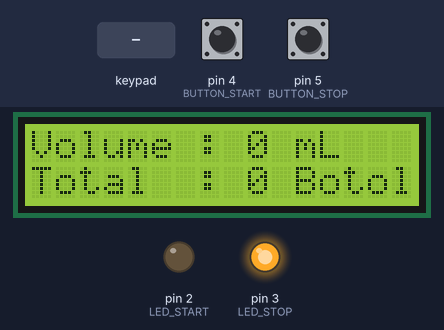
Simulated run of this sketch. Board: Arduino Uno, built with avr-gcc and run on an emulated ATmega328P. On the bench: 16×2 character LCD, output pins drawn as LEDs (lit = HIGH). The inputs (shaded band) are chosen by the test bench; at power-on: pin 4 (BUTTON_START) HIGH, pin 5 (BUTTON_STOP) HIGH. What the sketch prints to the serial monitor is not drawn.

Above: at 1.2 s.
1.3 s: key '*' pressed
At 2.1 s:
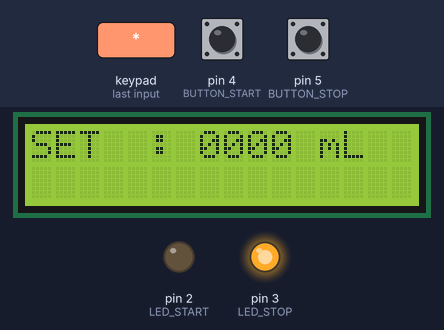
2.8 s: keypad keys 1 3 9 7 2 2 2 * pressed 0.4 s apart
At 6.2 s:
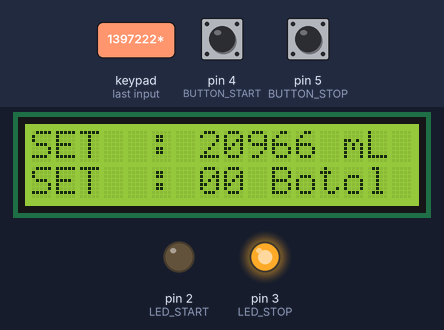
7.5 s: keypad keys 1 3 9 7 2 2 2 # pressed 0.4 s apart
At 11.5 s:
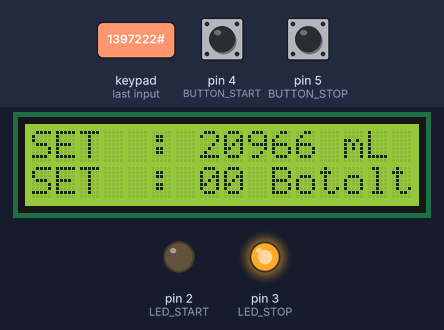
12.2 s: keypad keys 1 2 1 1 1 0 9 * pressed 0.4 s apart
At 13.22 s:
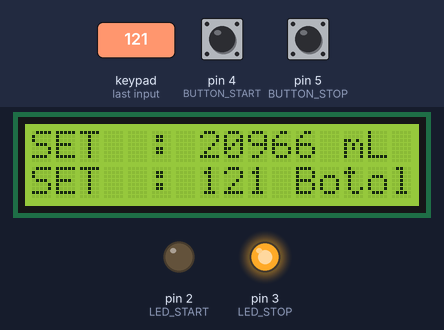
16.9 s: pin 4 (BUTTON_START) pulled LOW for 0.15 s
At 18.1 s:
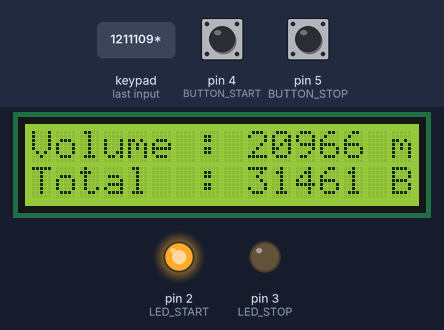
18.5 s: keypad keys 8 7 6 * pressed 0.4 s apart
At 20.6 s:
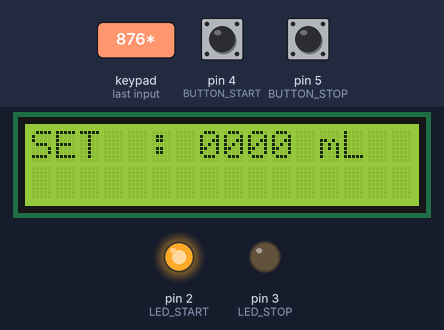
Timing chart, 0 to 22.1 s (numbered marks = the images above; inputs shaded):
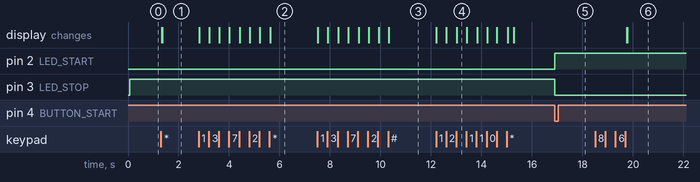

The sketch:

kypad_bottle.ino
```cpp
#include <Keypad.h>
#include <Wire.h>
#include <LiquidCrystal_I2C.h>
LiquidCrystal_I2C lcd(0x20, 16, 2);

#define LED_START 2
#define LED_STOP 3
#define BUTTON_START 4
#define BUTTON_STOP 5
const byte ROWS = 4;
const byte COLS = 3;

char keys[ROWS][COLS] = {
  {'1', '2', '3'},
  {'4', '5', '6'},
  {'7', '8', '9'},
  {'*', '0', '#'}
};
byte rowPins[ROWS] = {12, 11, 10, 9};
byte colPins[COLS] = {8, 7, 6};

Keypad keypad = Keypad( makeKeymap(keys), rowPins, colPins, ROWS, COLS );
char key;


typedef enum {
  VIEW,
  SET
} Menu;
Menu mode;

char buf[32];
int volume, set_volume;
int botol, set_botol;
bool START, STOP, CR, last_cr;

void setup() {
  Serial.begin(9600);
  pinMode(LED_START, OUTPUT);
  pinMode(LED_STOP, OUTPUT);
  pinMode(BUTTON_START, INPUT_PULLUP);
  pinMode(BUTTON_STOP, INPUT_PULLUP);
  lcd.init();
  lcd.backlight();
}

void loop() {

  if (mode == VIEW) {
    key = keypad.getKey();
    START = !digitalRead(BUTTON_START);
    STOP = !digitalRead(BUTTON_STOP);

    CR = (START || CR) && (!STOP);
    digitalWrite(LED_START, CR);
    digitalWrite(LED_STOP, !CR);

    lcd.setCursor(0, 0);
    sprintf(buf, "Volume : %d mL", volume);
    lcd.print(buf);
    lcd.setCursor(0, 1);
    sprintf(buf, "Total  : %d Botol", botol);
    lcd.print(buf);
    if (key == '*') {
      mode = SET;
      lcd.clear();
    }

    if (CR != last_cr) {
      Serial.print(CR);
      Serial.print(",");
      Serial.print(volume);
      Serial.print(",");
      Serial.println(botol);
      delay(100);
    }
    last_cr = CR;
  }
  else if (mode == SET) {
    do {
      key = keypad.getKey();
      if (key >= '0' && key <= '9') {
        set_volume = set_volume * 10 + (key - '0');
        volume = set_volume;
      }

      if (key == '#') set_volume = 0;
      lcd.setCursor(0, 0);
      sprintf(buf, "SET  : %.4d mL", set_volume);
      lcd.print(buf);
    } while (key != '*');

    do {
      key = keypad.getKey();
      if (key >= '0' && key <= '9') {
        set_botol = set_botol * 10 + (key - '0');
        botol = set_botol;
      }

      if (key == '#') set_botol = 0;
      lcd.setCursor(0, 1);
      sprintf(buf, "SET  : %.2d Botol", set_botol);
      lcd.print(buf);
    } while (key != '*');

    lcd.clear();
    lcd.setCursor(3, 0);
    lcd.print("SAVING...!");
    for (byte i = 0; i < 16; i++) {
      lcd.setCursor(i, 1);
      lcd.print(">");
      delay(10);
    }

    set_volume = 0;
    set_botol = 0;
    lcd.clear();
    mode = VIEW;
  }
}
```

Measured:
- after the input at 1.3 s, the display: first changes at once (image 1 shows a later state)
- after the input at 2.8 s, the display: first changes at once (image 2 shows a later state)
- after the input at 7.5 s, the display: first changes at once (image 3 shows a later state)
- after the input at 12.2 s, the display: first changes at once (image 4 shows a later state)
- after the input at 16.9 s, pin 2 (LED_START): LOW → HIGH at once; pin 3 (LED_STOP): HIGH → LOW at once
- after the input at 18.5 s, the display: first changes after 1.3 s (image 6 shows a later state)
